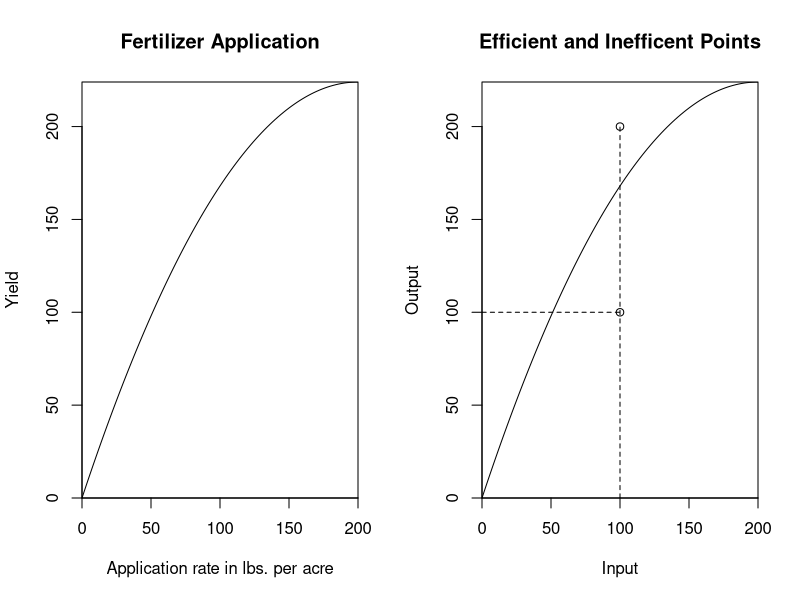
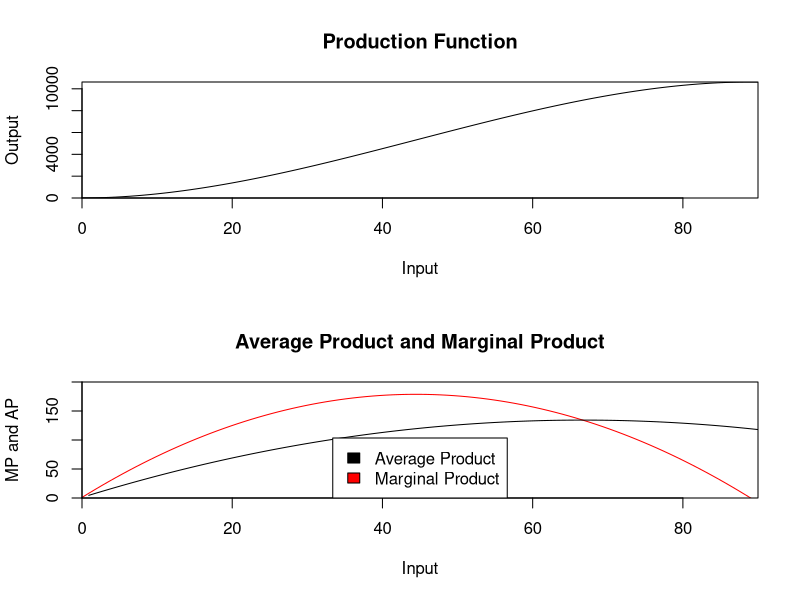

These charts were generated, in order, by the following R code: (Note: this script raises an error after producing the figures.)
## ---- chunk 1
yield = function(N){2.24*N-0.0056*N^2}
par(mfrow=c(1,2))
  curve(yield,from=0,to=200,ylab="Yield",xlab="Application rate in lbs. per acre",
        main="Fertilizer Application",yaxs="i",xaxs="i")  
  curve(yield,from=0,to=200,ylab="Output",xlab="Input",
        main="Efficient and Inefficent Points",yaxs="i",xaxs="i")
  points(x=c(100,100),y=c(100,200))
  segments(100,0,100,200,lty=2)
  segments(0,100,100,100,lty=2)
rm(yield)
## ---- chunk 2
profun    = function(x){x+4*x^2-0.03*x^3}
average   = function(x){(x+4*x^2-0.03*x^3)/x}
marginal  = function(x){1+8*x-0.09*x^2}
par(mfrow=c(2,1))
  curve(profun,from=0,to=90,ylab="Output",xlab="Input",main="Production Function",yaxs="i",xaxs="i")  
  curve(marginal,from=0,to=90,ylim=c(0,200),ylab="MP and AP",xlab="Input",
        main="Average Product and Marginal Product",col="red",yaxs="i",xaxs="i")
  curve(average,from=0,to=90,add=TRUE,yaxs="i",xaxs="i")
  legend("bottom",legend=c("Average Product","Marginal Product"),fill=c("black","red"))
rm(average,marginal,profun)
## ---- chunk 3
x    = as.numeric(seq(1,50))
y    = as.numeric(seq(1,50))
grid = mesh(x,y)
z    = with(grid,x^0.2*y^0.4)
par(mfrow=c(1,2))
    persp3D(z=z,x=x,y=y,contour=list(side=c("zmax","z")),zlim=c(0,12),phi=30,theta=20,d=10,box=FALSE)
    image2D(z=z,x=x,y=y,contour=TRUE)
rm(x,y,z,grid)
## ---- chunk 4
xaxis          = c(0,8)
yaxis          = c(0,8)
a              = 0.5
b              = 0.5
w              = 2
r              = 2.5
Lstar          = function(Q){return((Q^(1/(a+b)))*((b*r)/(a*w))^(a/(a+b)))}
Kstar          = function(Q){return((Q^(1/(a+b)))*((a*w)/(b*r))^(b/(a+b)))}
isocost        = function(L){return(TC/r-(w/r)*L)}
isoquant       = function(L){return((Q/L^b)^(1/a))}
exppath        = function(L){return((a*w*L)/(b*r))}
     Q         = 2
     Loptimal  = Lstar(Q)
     Koptimal  = Kstar(Q)
     TC        = Loptimal*w+Koptimal*r
     curve(isoquant,from=xaxis[1],to=xaxis[2],yaxs="i",xaxs="i",ylim=yaxis,ylab="K",xlab="L")
     curve(isocost,from=xaxis[1],to=xaxis[2],yaxs="i",xaxs="i",add=TRUE)
     Q         = 3
     Loptimal  = Lstar(Q)
     Koptimal  = Kstar(Q)
     TC        = Loptimal*w+Koptimal*r
     curve(isoquant,from=xaxis[1],to=xaxis[2],yaxs="i",xaxs="i",ylim=yaxis,add=TRUE)
     curve(isocost,from=xaxis[1],to=xaxis[2],yaxs="i",xaxs="i",add=TRUE)
     Q         = 4
     Loptimal  = Lstar(Q)
     Koptimal  = Kstar(Q)
     TC        = Loptimal*w+Koptimal*r
     curve(isoquant,from=xaxis[1],to=xaxis[2],yaxs="i",xaxs="i",ylim=yaxis,add=TRUE)
     curve(isocost,from=xaxis[1],to=xaxis[2],yaxs="i",xaxs="i",add=TRUE)
     curve(exppath,from=xaxis[1],to=xaxis[2],yaxs="i",xaxs="i",add=TRUE)
rm(a,b,exppath,isocost,isoquant,Koptimal,Kstar,Loptimal,Lstar,Q,r,TC,w,xaxis,yaxis)
## ---- chunk 5
p              = 164
cost           = function(q){return(450+100*q-3*q^2+0.2*q^3)}
mc             = function(q){return(100-6*q+0.6*q^2)}
profitzero     = function(q){return((p-mc(q))^2)}
revenue        = function(q){p*q}
profit         = function(q){revenue(q)-cost(q)}
qstar          = optim(par=p,profitzero,method="Brent",lower=0,upper=1e6)
qstar          = qstar$par
profit         = revenue(qstar)-cost(qstar)
tangent        = function(q){-profit+mc(qstar)*q}     
par(mfrow=c(1,2))
  curve(revenue,from=0,to=25)
  curve(cost,add=TRUE)
  curve(tangent,from=0.75*qstar,to=1.25*qstar,add=TRUE)
  a              = 2
  b              = 0.5
  w              = 3
  p              = 6
  profun         = function(L){a*L^b}
  Lstar          = (w/(p*a*b))^(1/(b-1))
  profit         = p*profun(Lstar)-Lstar*w
  tangent        = function(L){profit/p+w/p*L}
  curve(profun,from=0,to=10)
  curve(tangent,add=TRUE)
rm(p,cost,mc,profitzero,revenue,profit,qstar,tangent,a,b,w,profun,Lstar)
## ---- chunk 6
a                   = 0.3
b                   = 0.5
A                   = 100
Q                   = 300
isoq                = function(x){(Q/(A*x^a))^(1/b)}    
x1                  = 1.5
x2                  = isoq(x1)
     curve(isoq,from=0,to=6,yaxs="i",xaxs="i",ylim=c(0,16),xlab="Quantity of Coal",
           ylab="Quantity of Natural Gas")
     segments(x1,0,x1,x2,lty=2)
     segments(0,x2,x1,x2,lty=2)
rm(a,b,A,Q,isoq,x1,x2)
## ---- chunk 7
pK                      = 3
pL                      = 2
a                       = 0.4
Kbar                    = 0.6
isoquantfun             = function(x){(Q/(x^(1-a)))^(1/a)} 
isoquantzerofun         = function(x){(Kbar-(Q/(x^(1-a)))^(1/a))^2} 
isocostfun              = function(C,L){(C-pL*L)/pK}
     Q        = 0.5
     curve(isoquantfun,from=0,to=2,yaxs="i",xaxs="i",ylim=c(0,2),ylab="Machinery",xlab="Workers")
     Lstar1   = optim(par=1,isoquantzerofun,method="Brent",lower=0,upper=1e6)
     points(Lstar1$par,0.6)
     Q        = 0.75
     curve(isoquantfun,from=0,to=2,yaxs="i",xaxs="i",ylim=c(0,2),add=TRUE)     
     Lstar2   = optim(par=1,isoquantzerofun,method="Brent",lower=0,upper=1e6)
rm(pK,pL,a,Kbar,isoquantfun,isoquantzerofun,isocostfun,Q,Lstar1,Lstar2)
